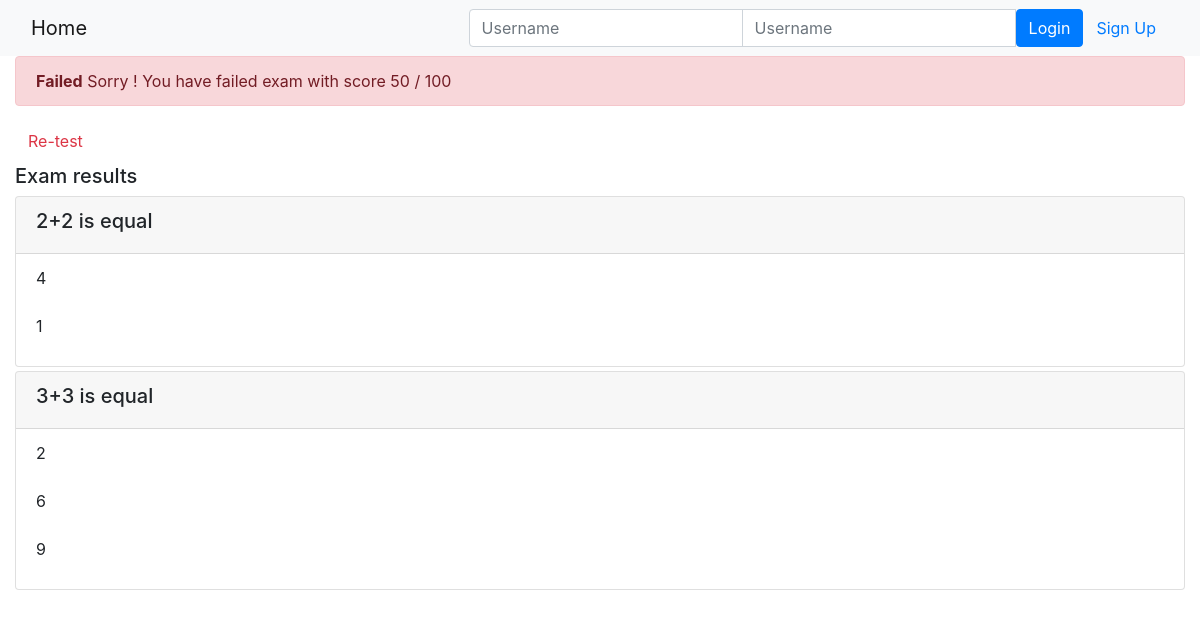
/onlinecourse/course/13/submission/13/result/, run on the app's committed database.
### onlinecourse/models.py (models this page shows)
class Question(models.Model):
    course = models.ManyToManyField(Course)
    lesson_id = models.ForeignKey(Lesson, on_delete=models.CASCADE)
    question_text = models.TextField()
    grade = models.IntegerField(default=0)
    def is_get_score(self, selected_ids):
       all_answers = self.choice_set.filter(is_correct=True).count()
       selected_correct = self.choice_set.filter(is_correct=True, id__in=selected_ids).count()
       if all_answers == selected_correct:
           return True
       else:
           return False

class Choice(models.Model):
    question = models.ForeignKey(Question, on_delete=models.CASCADE)
    choice_text = models.TextField()
    is_correct = models.BooleanField(default=False)
    def __str__(self):
        return "Text: " + self.choice_text + "," + \
               "Is Correct: " + str(self.is_correct)

### onlinecourse/views.py (the view)
# urls.py: path('course/<int:course_id>/submission/<int:submission_id>/result/', views.show_exam_result, name='show_exam_result'),
def show_exam_result(request, course_id, submission_id):
    course = get_object_or_404(Course, pk=course_id)
    submission = get_object_or_404(Submission, pk=submission_id)
    max_score = int(course.question_set.all().aggregate(Sum("grade"))['grade__sum'])
    print('max_score is', max_score)
    score=0
    submission_choices = submission.choices.all()
    print('submission_choices', submission_choices)
    for choice in submission.choices.all():
        choices_ids = [choice.id]
        print(choice.question.id, choice.choice_text, choice.is_correct)
        result = choice.question.is_get_score(choices_ids)
        print(result)
        if result:
            score+=choice.question.grade
        print(score)
    final_score = int(score/max_score*100)
    print(final_score)
    user = request.user
    context = {'course' : course,
                'submission_choices': submission_choices,
                'grade' : final_score,
                'user': user}
    if request.method == 'GET':
        return render(request, 'onlinecourse/exam_result_bootstrap.html', context)
    else:
        return HttpResponseRedirect(reverse(viewname='onlinecourse:course_details', args=(course_id,)))

### onlinecourse/templates/onlinecourse/exam_result_bootstrap.html (shortened to what this page needs)
<!DOCTYPE html>
<html lang="en">
<head>
    {% load static %}
    <link rel="stylesheet" href="https://maxcdn.bootstrapcdn.com/bootstrap/4.5.2/css/bootstrap.min.css">
</head>
<body>
 <nav class="navbar navbar-light bg-light">
    <div class="container-fluid">
        <div class="navbar-header">
              <a class="navbar-brand" href="{% url 'onlinecourse:index' %}">Home</a>
        </div>
        <ul class="nav navbar-nav navbar-right">
            {% if user.is_authenticated %}
            <li>
                <a class="btn btn-link" href="#">{{ user.first_name }}({{ user.username }})</a>
                <a class="btn btn-link" href="{% url 'onlinecourse:logout' %}">Logout</a>
            </li>
            {% else %}
            <li>
                <form class="form-inline" action="{% url 'onlinecourse:login' %}" method="post">
                    <div class="input-group">
                        <input type="text" class="form-control" placeholder="Username" name="username" >
                        <input type="password" class="form-control" placeholder="Username" name="psw" >
                        <button class="btn btn-primary" type="submit">Login</button>
                        <a class="btn btn-link" href="{% url 'onlinecourse:registration' %}">Sign Up</a>
                    </div>
                </form>
            </li>
            {% endif %}
        </ul>
    </div>
</nav>
<div class="container-fluid">
    {% if grade > 80 %}
    <div class="alert alert-success">
        <strong>Congratulations, {{ user.last_name }} !</strong> You have passed the exam and complted the course with score {{ grade }} / 100
    </div>
        {% else %}
        <div class="alert alert-danger">
            <strong>Failed</strong> Sorry  {{ user.last_name }} ! You have failed exam with score {{ grade }} / 100
        </div>
        <a class="btn btn-link text-danger" href="{% url 'onlinecourse:course_details' course.id %}">Re-test</a>
        {% endif %}
        <div class="card-columns-vertical mt-1">
            <h5 class="">Exam results</h5>
            {% for question in course.question_set.all %}
                <div class="card mt-1">
                    <div class="card-header"><h5>{{ question.question_text}}</h5>
                    </div>
                    <div class="form-group">
                        <ul class="list-group bg-transparent" style="list-style: none;">
                            {% for choice in question.choice_set.all %}
                                    {% if choice in submission_choices and choice_answered.is_correct == True %}
                                        <li name="choice_{{choice.id}}" style="border: none"
                                            class="list-group-item list-group-item-success" id="{{choice.id}}"
                                            value="{{choice.id}}"> Correct answer: {{ choice.choice_text }}
                                        </li>
                                    {% else %}
                                        <li name="choice_{{choice.id}}" style="border: none"
                                            class="list-group-item" id="{{choice.id}}"
                                            value="{{choice.id}}">{{ choice.choice_text }}
                                        </li>
                                    {% endif %}
                            {% endfor %}
                        </ul>
                    </div>
                </div>
            {% endfor %}
        </div>
    </div>
</body>
</html>

### data on the page
Question: question_text "2+2 is equal"
Choice: {{ choice.id }} 16 (drawn), choice_text "4"
Choice: {{ choice.id }} 17 (drawn), choice_text "1"
Question: question_text "3+3 is equal"
Choice: {{ choice.id }} 18 (drawn), choice_text "2"
Choice: {{ choice.id }} 19 (drawn), choice_text "6"
Choice: {{ choice.id }} 20 (drawn), choice_text "9"

### other printed values
{{ grade }} "50"
